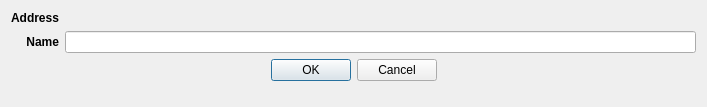
<?xml version="1.0" encoding="UTF-8"?>
<ui version="4.0">
 <class>AccountRenameDialog</class>
 <widget class="QDialog" name="AccountRenameDialog">
  <property name="geometry">
   <rect>
    <x>0</x>
    <y>0</y>
    <width>707</width>
    <height>107</height>
   </rect>
  </property>
  <property name="windowTitle">
   <string>Rename account</string>
  </property>
  <layout class="QGridLayout" name="gridLayout">
   <item row="2" column="0" colspan="4">
    <widget class="QDialogButtonBox" name="buttonBox">
     <property name="sizePolicy">
      <sizepolicy hsizetype="Preferred" vsizetype="Preferred">
       <horstretch>4</horstretch>
       <verstretch>0</verstretch>
      </sizepolicy>
     </property>
     <property name="orientation">
      <enum>Qt::Horizontal</enum>
     </property>
     <property name="standardButtons">
      <set>QDialogButtonBox::Cancel|QDialogButtonBox::Ok</set>
     </property>
     <property name="centerButtons">
      <bool>true</bool>
     </property>
    </widget>
   </item>
   <item row="7" column="3">
    <spacer name="verticalSpacer">
     <property name="orientation">
      <enum>Qt::Vertical</enum>
     </property>
     <property name="sizeHint" stdset="0">
      <size>
       <width>20</width>
       <height>40</height>
      </size>
     </property>
    </spacer>
   </item>
   <item row="0" column="0">
    <widget class="QLabel" name="addressLabel">
     <property name="sizePolicy">
      <sizepolicy hsizetype="Fixed" vsizetype="Preferred">
       <horstretch>0</horstretch>
       <verstretch>0</verstretch>
      </sizepolicy>
     </property>
     <property name="font">
      <font>
       <weight>75</weight>
       <bold>true</bold>
      </font>
     </property>
     <property name="text">
      <string>Address</string>
     </property>
     <property name="alignment">
      <set>Qt::AlignRight|Qt::AlignTrailing|Qt::AlignVCenter</set>
     </property>
    </widget>
   </item>
   <item row="1" column="0">
    <widget class="QLabel" name="nameLabel">
     <property name="sizePolicy">
      <sizepolicy hsizetype="Preferred" vsizetype="Preferred">
       <horstretch>0</horstretch>
       <verstretch>0</verstretch>
      </sizepolicy>
     </property>
     <property name="font">
      <font>
       <weight>75</weight>
       <bold>true</bold>
      </font>
     </property>
     <property name="text">
      <string>Name</string>
     </property>
     <property name="alignment">
      <set>Qt::AlignRight|Qt::AlignTrailing|Qt::AlignVCenter</set>
     </property>
    </widget>
   </item>
   <item row="1" column="1" colspan="3">
    <widget class="QLineEdit" name="nameLineEdit">
     <property name="sizePolicy">
      <sizepolicy hsizetype="Preferred" vsizetype="Preferred">
       <horstretch>3</horstretch>
       <verstretch>0</verstretch>
      </sizepolicy>
     </property>
    </widget>
   </item>
   <item row="0" column="1" colspan="3">
    <widget class="QLabel" name="addressValueLabel">
     <property name="sizePolicy">
      <sizepolicy hsizetype="Preferred" vsizetype="Preferred">
       <horstretch>3</horstretch>
       <verstretch>0</verstretch>
      </sizepolicy>
     </property>
     <property name="text">
      <string/>
     </property>
     <property name="textInteractionFlags">
      <set>Qt::LinksAccessibleByMouse|Qt::TextSelectableByKeyboard|Qt::TextSelectableByMouse</set>
     </property>
    </widget>
   </item>
  </layout>
 </widget>
 <resources/>
 <connections>
  <connection>
   <sender>buttonBox</sender>
   <signal>accepted()</signal>
   <receiver>AccountRenameDialog</receiver>
   <slot>accept()</slot>
   <hints>
    <hint type="sourcelabel">
     <x>248</x>
     <y>254</y>
    </hint>
    <hint type="destinationlabel">
     <x>157</x>
     <y>274</y>
    </hint>
   </hints>
  </connection>
  <connection>
   <sender>buttonBox</sender>
   <signal>rejected()</signal>
   <receiver>AccountRenameDialog</receiver>
   <slot>reject()</slot>
   <hints>
    <hint type="sourcelabel">
     <x>316</x>
     <y>260</y>
    </hint>
    <hint type="destinationlabel">
     <x>286</x>
     <y>274</y>
    </hint>
   </hints>
  </connection>
 </connections>
</ui>
